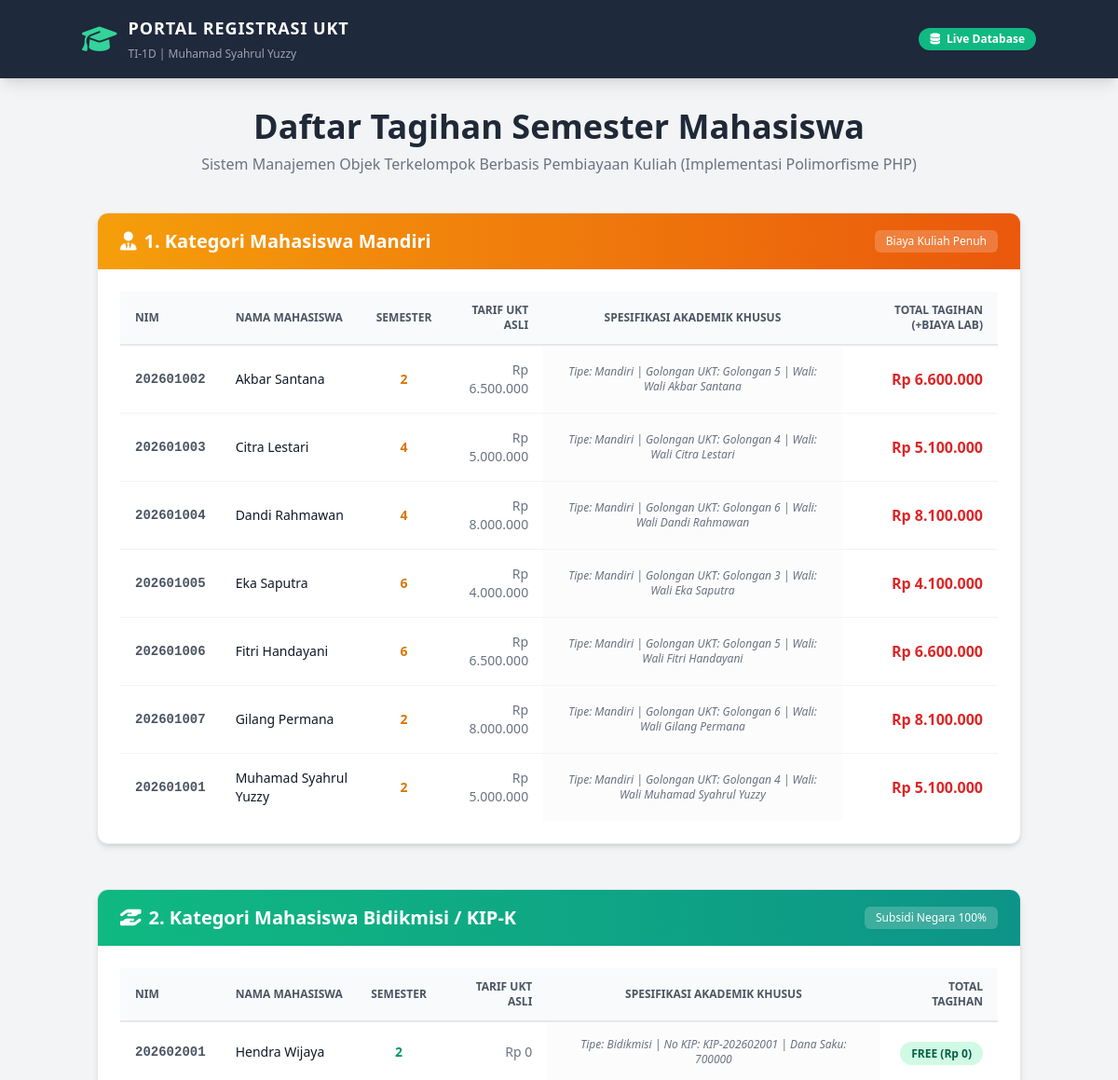
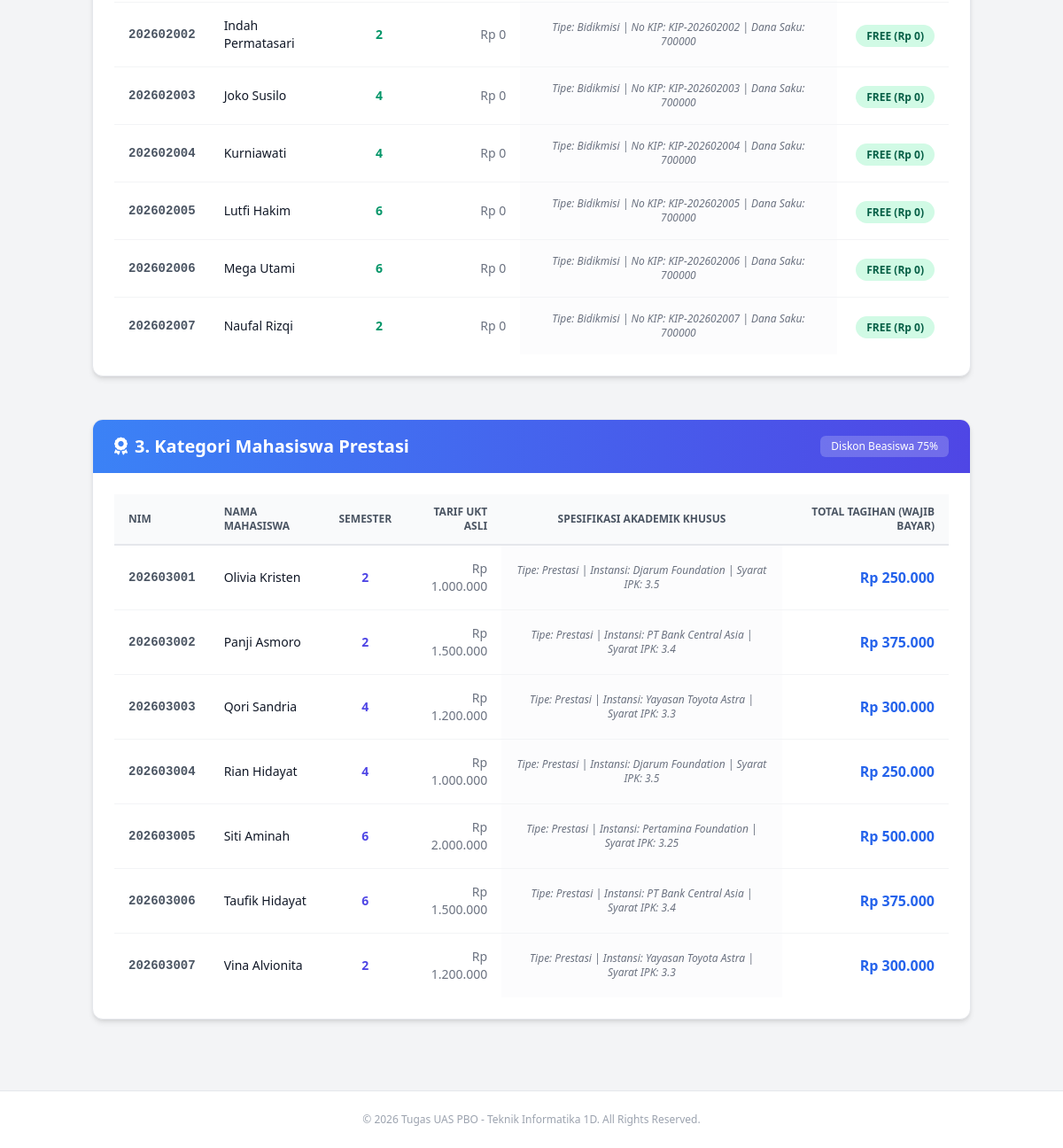
The page / on the database its author committed (2 pictures, top to bottom).
### tables this page shows
CREATE TABLE `tabel_mahasiswa` (
  `id_mahasiswa` int NOT NULL,
  `nama_mahasiswa` varchar(100) NOT NULL,
  `nim` varchar(15) NOT NULL,
  `semester` int NOT NULL,
  `tarif_ukt_nominal` decimal(10,2) NOT NULL,
  `jenis_pembiayaan` enum('Mandiri','Bidikmisi','Prestasi') NOT NULL,
  `golongan_ukt` varchar(10) DEFAULT NULL,
  `nama_instansi_beasiswa` varchar(100) DEFAULT NULL,
  `minimal_ipk_syarat` decimal(3,2) DEFAULT NULL
);

### Mahasiswa.php (called while the page is built, shortened)
<?php
abstract class Mahasiswa {
    protected String $nama_mahasiswa;
    protected String $nim;
    protected int $semester;
    protected float $tarif_ukt_nominal;
    public function __construct(
        int $id_mahasiswa,
        String $nama_mahasiswa,
        String $nim,
        int $semester,
        float $tarif_ukt_nominal
    ) {
        $this->nama_mahasiswa = $nama_mahasiswa;
        $this->nim = $nim;
        $this->semester = $semester;
        $this->tarif_ukt_nominal = $tarif_ukt_nominal;
    }
    public function getNamaMahasiswa(): String { return $this->nama_mahasiswa; }
    public function getNim(): String { return $this->nim; }
    public function getSemester(): int { return $this->semester; }
    public function getTarifUktNominal(): float { return $this->tarif_ukt_nominal; }
}

### index.php (the view, shortened to what this page needs)
<?php
require_once 'koneksi.php';
require_once 'MahasiswaMandiri.php';
require_once 'MahasiswaBidikmisi.php';
require_once 'MahasiswaPrestasi.php';
$sql = "SELECT * FROM tabel_mahasiswa ORDER BY jenis_pembiayaan, nama_mahasiswa ASC";
$stmt = $pdo->query($sql);
$allData = $stmt->fetchAll();
$daftarMandiri = [];
$daftarBidikmisi = [];
$daftarPrestasi = [];
foreach ($allData as $row) {
    $jenis = strtolower($row['jenis_pembiayaan']);
    if ($jenis === 'mandiri') {
        $daftarMandiri[] = new \UasPbo\MahasiswaMandiri(
            $row['id_mahasiswa'],
            $row['nama_mahasiswa'],
            $row['nim'],
            $row['semester'],
            (float)$row['tarif_ukt_nominal'],
            $row['golongan_ukt'] ?? 'Tidak Ada',
            'Wali ' . $row['nama_mahasiswa']
        );
    } elseif ($jenis === 'bidikmisi') {
        $daftarBidikmisi[] = new \UasPbo\MahasiswaBidikmisi(
            $row['id_mahasiswa'],
            $row['nama_mahasiswa'],
            $row['nim'],
            $row['semester'],
            (float)$row['tarif_ukt_nominal'],
            'KIP-' . $row['nim'],
            700000.00
        );
    } elseif ($jenis === 'prestasi') {
        $daftarPrestasi[] = new \UasPbo\MahasiswaPrestasi(
            $row['id_mahasiswa'],
            $row['nama_mahasiswa'],
            $row['nim'],
            $row['semester'],
            (float)$row['tarif_ukt_nominal'],
            $row['nama_instansi_beasiswa'] ?? 'Tanpa Instansi',
            (float)($row['minimal_ipk_syarat'] ?? 0.0)
        );
    }
}
?>
<!DOCTYPE html>
<html lang="id">
<head>
    <script src="https://cdn.tailwindcss.com"></script>
    <link rel="stylesheet" href="https://cdnjs.cloudflare.com/ajax/libs/font-awesome/6.4.0/css/all.min.css">
</head>
<body class="bg-gray-100 font-sans leading-normal tracking-normal">
    <nav class="bg-slate-800 p-4 shadow-lg sticky top-0 z-50">
        <div class="container mx-auto flex justify-between items-center">
            <div class="flex items-center space-x-3 text-white">
                <i class="fa-solid fa-graduation-cap text-3xl text-emerald-400"></i>
                <div>
                    <span class="font-bold text-lg block tracking-wider">PORTAL REGISTRASI UKT</span>
                    <span class="text-xs text-gray-400">TI-1D | Muhamad Syahrul Yuzzy</span>
                </div>
            </div>
            <span class="bg-emerald-500 text-white text-xs px-3 py-1 rounded-full font-semibold shadow-sm animate-pulse">
                <i class="fa-solid fa-database mr-1"></i> Live Database
            </span>
        </div>
    </nav>
    <div class="container mx-auto px-4 py-8">
        <div class="text-center mb-10">
            <h1 class="text-3xl font-extrabold text-gray-800 md:text-4xl">Daftar Tagihan Semester Mahasiswa</h1>
            <p class="text-gray-500 mt-2 text-sm md:text-base">Sistem Manajemen Objek Terkelompok Berbasis Pembiayaan Kuliah (Implementasi Polimorfisme PHP)</p>
        </div>
        <div class="bg-white rounded-xl shadow-md border border-gray-200 overflow-hidden mb-12">
            <div class="bg-gradient-to-r from-amber-500 to-orange-600 px-6 py-4 flex items-center justify-between text-white">
                <h2 class="font-bold text-lg md:text-xl flex items-center">
                    <i class="fa-solid fa-user-tie mr-2"></i> 1. Kategori Mahasiswa Mandiri
                </h2>
                <span class="bg-white/20 px-3 py-1 rounded-md text-xs font-medium">Biaya Kuliah Penuh</span>
            </div>
            <div class="p-6 overflow-x-auto">
                <table class="w-full text-left border-collapse">
                    <thead>
                        <tr class="border-b-2 border-gray-200 bg-gray-50 text-gray-600 text-xs uppercase font-semibold">
                            <th class="py-3 px-4">NIM</th>
                            <th class="py-3 px-4">Nama Mahasiswa</th>
                            <th class="py-3 px-2 text-center">Semester</th>
                            <th class="py-3 px-4 text-right">Tarif UKT Asli</th>
                            <th class="py-3 px-4 text-center">Spesifikasi Akademik Khusus</th>
                            <th class="py-3 px-4 text-right">Total Tagihan (+Biaya Lab)</th>
                        </tr>
                    </thead>
                    <tbody class="text-gray-700 text-sm divide-y divide-gray-100">
                        <?php foreach ($daftarMandiri as $mhs): ?>
                        <tr class="hover:bg-amber-50/40 transition duration-150">
                            <td class="py-4 px-4 font-mono font-semibold text-gray-600"><?= htmlspecialchars($mhs->getNim()) ?></td>
                            <td class="py-4 px-4 font-medium text-gray-900"><?= htmlspecialchars($mhs->getNamaMahasiswa()) ?></td>
                            <td class="py-4 px-2 text-center font-bold text-amber-600"><?= htmlspecialchars($mhs->getSemester()) ?></td>
                            <td class="py-4 px-4 text-right font-medium text-gray-500">Rp <?= number_format($mhs->getTarifUktNominal(), 0, ',', '.') ?></td>
                            <td class="py-4 px-4 text-center text-xs text-gray-500 italic bg-gray-50/50">
                                <?php $mhs->tampilkanSpesifikasiAkademik(); ?>
                            </td>
                            <td class="py-4 px-4 text-right font-bold text-red-600 text-base">
                                Rp <?= number_format($mhs->hitungTagihanSemester(), 0, ',', '.') ?>
                            </td>
                        </tr>
                        <?php endforeach; ?>
                    </tbody>
                </table>
            </div>
        </div>
        <div class="bg-white rounded-xl shadow-md border border-gray-200 overflow-hidden mb-12">
            <div class="bg-gradient-to-r from-emerald-500 to-teal-600 px-6 py-4 flex items-center justify-between text-white">
                <h2 class="font-bold text-lg md:text-xl flex items-center">
                    <i class="fa-solid fa-hand-holding-hand mr-2"></i> 2. Kategori Mahasiswa Bidikmisi / KIP-K
                </h2>
                <span class="bg-white/20 px-3 py-1 rounded-md text-xs font-medium">Subsidi Negara 100%</span>
            </div>
            <div class="p-6 overflow-x-auto">
                <table class="w-full text-left border-collapse">
                    <thead>
                        <tr class="border-b-2 border-gray-200 bg-gray-50 text-gray-600 text-xs uppercase font-semibold">
                            <th class="py-3 px-4">NIM</th>
                            <th class="py-3 px-4">Nama Mahasiswa</th>
                            <th class="py-3 px-2 text-center">Semester</th>
                            <th class="py-3 px-4 text-right">Tarif UKT Asli</th>
                            <th class="py-3 px-4 text-center">Spesifikasi Akademik Khusus</th>
                            <th class="py-3 px-4 text-right">Total Tagihan</th>
                        </tr>
                    </thead>
                    <tbody class="text-gray-700 text-sm divide-y divide-gray-100">
                        <?php foreach ($daftarBidikmisi as $mhs): ?>
                        <tr class="hover:bg-emerald-50/40 transition duration-150">
                            <td class="py-4 px-4 font-mono font-semibold text-gray-600"><?= htmlspecialchars($mhs->getNim()) ?></td>
                            <td class="py-4 px-4 font-medium text-gray-900"><?= htmlspecialchars($mhs->getNamaMahasiswa()) ?></td>
                            <td class="py-4 px-2 text-center font-bold text-emerald-600"><?= htmlspecialchars($mhs->getSemester()) ?></td>
                            <td class="py-4 px-4 text-right font-medium text-gray-500">Rp <?= number_format($mhs->getTarifUktNominal(), 0, ',', '.') ?></td>
                            <td class="py-4 px-4 text-center text-xs text-gray-500 italic bg-gray-50/50">
                                <?php $mhs->tampilkanSpesifikasiAkademik(); ?>
                            </td>
                            <td class="py-4 px-4 text-right font-bold text-emerald-600 text-base">
                                <span class="bg-emerald-100 text-emerald-800 px-3 py-1 rounded-full text-xs">FREE (Rp 0)</span>
                            </td>
                        </tr>
                        <?php endforeach; ?>
                    </tbody>
                </table>
            </div>
        </div>
        <div class="bg-white rounded-xl shadow-md border border-gray-200 overflow-hidden">
            <div class="bg-gradient-to-r from-blue-500 to-indigo-600 px-6 py-4 flex items-center justify-between text-white">
                <h2 class="font-bold text-lg md:text-xl flex items-center">
                    <i class="fa-solid fa-award mr-2"></i> 3. Kategori Mahasiswa Prestasi
                </h2>
                <span class="bg-white/20 px-3 py-1 rounded-md text-xs font-medium">Diskon Beasiswa 75%</span>
            </div>
            <div class="p-6 overflow-x-auto">
                <table class="w-full text-left border-collapse">
                    <thead>
                        <tr class="border-b-2 border-gray-200 bg-gray-50 text-gray-600 text-xs uppercase font-semibold">
                            <th class="py-3 px-4">NIM</th>
                            <th class="py-3 px-4">Nama Mahasiswa</th>
                            <th class="py-3 px-2 text-center">Semester</th>
                            <th class="py-3 px-4 text-right">Tarif UKT Asli</th>
                            <th class="py-3 px-4 text-center">Spesifikasi Akademik Khusus</th>
                            <th class="py-3 px-4 text-right">Total Tagihan (Wajib Bayar)</th>
                        </tr>
                    </thead>
                    <tbody class="text-gray-700 text-sm divide-y divide-gray-100">
                        <?php foreach ($daftarPrestasi as $mhs): ?>
                        <tr class="hover:bg-blue-50/40 transition duration-150">
                            <td class="py-4 px-4 font-mono font-semibold text-gray-600"><?= htmlspecialchars($mhs->getNim()) ?></td>
                            <td class="py-4 px-4 font-medium text-gray-900"><?= htmlspecialchars($mhs->getNamaMahasiswa()) ?></td>
                            <td class="py-4 px-2 text-center font-bold text-indigo-600"><?= htmlspecialchars($mhs->getSemester()) ?></td>
                            <td class="py-4 px-4 text-right font-medium text-gray-500">Rp <?= number_format($mhs->getTarifUktNominal(), 0, ',', '.') ?></td>
                            <td class="py-4 px-4 text-center text-xs text-gray-500 italic bg-gray-50/50">
                                <?php $mhs->tampilkanSpesifikasiAkademik(); ?>
                            </td>
                            <td class="py-4 px-4 text-right font-bold text-blue-600 text-base">
                                Rp <?= number_format($mhs->hitungTagihanSemester(), 0, ',', '.') ?>
                            </td>
                        </tr>
                        <?php endforeach; ?>
                    </tbody>
                </table>
            </div>
        </div>
    </div>
    <footer class="text-center py-6 text-gray-400 text-xs mt-12 border-t border-gray-200 bg-white">
        &copy; 2026 Tugas UAS PBO - Teknik Informatika 1D. All Rights Reserved.
    </footer>
</body>
</html>

### MahasiswaMandiri.php (shortened to what this page needs)
<?php
require_once 'Mahasiswa.php';
class MahasiswaMandiri extends Mahasiswa {
    private string $golongan_ukt;
    private string $nama_wali;
    public function __construct(
        int $id_mahasiswa, string $nama_mahasiswa, string $nim, int $semester, float $tarif_ukt_nominal,
        string $golongan_ukt, string $nama_wali
    ) {
        $this->golongan_ukt = $golongan_ukt;
        $this->nama_wali = $nama_wali;
    }
    public function hitungTagihanSemester(): float {
        return $this->tarif_ukt_nominal + 100000.00;
    }
    public function tampilkanSpesifikasiAkademik(): void {
        echo "Tipe: Mandiri | Golongan UKT: {$this->golongan_ukt} | Wali: {$this->nama_wali}\n";
    }
}

### MahasiswaBidikmisi.php (shortened to what this page needs)
<?php
require_once 'Mahasiswa.php';
class MahasiswaBidikmisi extends Mahasiswa {
    private string $nomor_kip_kuliah;
    private float $dana_saku_subsidi;
    public function __construct(
        int $id_mahasiswa, string $nama_mahasiswa, string $nim, int $semester, float $tarif_ukt_nominal,
        string $nomor_kip_kuliah, float $dana_saku_subsidi
    ) {
        $this->nomor_kip_kuliah = $nomor_kip_kuliah;
        $this->dana_saku_subsidi = $dana_saku_subsidi;
    }
    public function tampilkanSpesifikasiAkademik(): void {
        echo "Tipe: Bidikmisi | No KIP: {$this->nomor_kip_kuliah} | Dana Saku: {$this->dana_saku_subsidi}\n";
    }
}

### MahasiswaPrestasi.php (shortened to what this page needs)
<?php
require_once 'Mahasiswa.php';
class MahasiswaPrestasi extends Mahasiswa {
    private string $nama_instansi_beasiswa;
    private float $minimal_ipk_syarat;
    public function __construct(
        int $id_mahasiswa, string $nama_mahasiswa, string $nim, int $semester, float $tarif_ukt_nominal,
        string $nama_instansi_beasiswa, float $minimal_ipk_syarat
    ) {
        $this->nama_instansi_beasiswa = $nama_instansi_beasiswa;
        $this->minimal_ipk_syarat = $minimal_ipk_syarat;
    }
    public function hitungTagihanSemester(): float {
        return $this->tarif_ukt_nominal * 0.25;
    }
    public function tampilkanSpesifikasiAkademik(): void {
        echo "Tipe: Prestasi | Instansi: {$this->nama_instansi_beasiswa} | Syarat IPK: {$this->minimal_ipk_syarat}\n";
    }
}

### rows shown on the page
tabel_mahasiswa: nim "202601002", nama_mahasiswa "Akbar Santana", semester "2", tarif_ukt_nominal "6.500.000", golongan_ukt "Golongan 5", nama_wali "Wali Akbar Santana", tarif_ukt_nominal "6.600.000"
tabel_mahasiswa: nim "202601003", nama_mahasiswa "Citra Lestari", semester "4", tarif_ukt_nominal "5.000.000", golongan_ukt "Golongan 4", nama_wali "Wali Citra Lestari", tarif_ukt_nominal "5.100.000"
tabel_mahasiswa: nim "202601004", nama_mahasiswa "Dandi Rahmawan", semester "4", tarif_ukt_nominal "8.000.000", golongan_ukt "Golongan 6", nama_wali "Wali Dandi Rahmawan", tarif_ukt_nominal "8.100.000"
tabel_mahasiswa: nim "202601005", nama_mahasiswa "Eka Saputra", semester "6", tarif_ukt_nominal "4.000.000", golongan_ukt "Golongan 3", nama_wali "Wali Eka Saputra", tarif_ukt_nominal "4.100.000"
tabel_mahasiswa: nim "202601006", nama_mahasiswa "Fitri Handayani", semester "6", tarif_ukt_nominal "6.500.000", golongan_ukt "Golongan 5", nama_wali "Wali Fitri Handayani", tarif_ukt_nominal "6.600.000"
tabel_mahasiswa: nim "202601007", nama_mahasiswa "Gilang Permana", semester "2", tarif_ukt_nominal "8.000.000", golongan_ukt "Golongan 6", nama_wali "Wali Gilang Permana", tarif_ukt_nominal "8.100.000"
tabel_mahasiswa: nim "202601001", nama_mahasiswa "Muhamad Syahrul Yuzzy", semester "2", tarif_ukt_nominal "5.000.000", golongan_ukt "Golongan 4", nama_wali "Wali Muhamad Syahrul Yuzzy", tarif_ukt_nominal "5.100.000"
tabel_mahasiswa: nim "202602001", nama_mahasiswa "Hendra Wijaya", semester "2", tarif_ukt_nominal "0", nomor_kip_kuliah "KIP-202602001"
tabel_mahasiswa: nim "202602002", nama_mahasiswa "Indah Permatasari", semester "2", tarif_ukt_nominal "0", nomor_kip_kuliah "KIP-202602002"
tabel_mahasiswa: nim "202602003", nama_mahasiswa "Joko Susilo", semester "4", tarif_ukt_nominal "0", nomor_kip_kuliah "KIP-202602003"
tabel_mahasiswa: nim "202602004", nama_mahasiswa "Kurniawati", semester "4", tarif_ukt_nominal "0", nomor_kip_kuliah "KIP-202602004"
tabel_mahasiswa: nim "202602005", nama_mahasiswa "Lutfi Hakim", semester "6", tarif_ukt_nominal "0", nomor_kip_kuliah "KIP-202602005"
tabel_mahasiswa: nim "202602006", nama_mahasiswa "Mega Utami", semester "6", tarif_ukt_nominal "0", nomor_kip_kuliah "KIP-202602006"
tabel_mahasiswa: nim "202602007", nama_mahasiswa "Naufal Rizqi", semester "2", tarif_ukt_nominal "0", nomor_kip_kuliah "KIP-202602007"
tabel_mahasiswa: nim "202603001", nama_mahasiswa "Olivia Kristen", semester "2", tarif_ukt_nominal "1.000.000", nama_instansi_beasiswa "Djarum Foundation", minimal_ipk_syarat "3.5", tarif_ukt_nominal "250.000"
tabel_mahasiswa: nim "202603002", nama_mahasiswa "Panji Asmoro", semester "2", tarif_ukt_nominal "1.500.000", nama_instansi_beasiswa "PT Bank Central Asia", minimal_ipk_syarat "3.4", tarif_ukt_nominal "375.000"
tabel_mahasiswa: nim "202603003", nama_mahasiswa "Qori Sandria", semester "4", tarif_ukt_nominal "1.200.000", nama_instansi_beasiswa "Yayasan Toyota Astra", minimal_ipk_syarat "3.3", tarif_ukt_nominal "300.000"
tabel_mahasiswa: nim "202603004", nama_mahasiswa "Rian Hidayat", semester "4", tarif_ukt_nominal "1.000.000", nama_instansi_beasiswa "Djarum Foundation", minimal_ipk_syarat "3.5", tarif_ukt_nominal "250.000"
tabel_mahasiswa: nim "202603005", nama_mahasiswa "Siti Aminah", semester "6", tarif_ukt_nominal "2.000.000", nama_instansi_beasiswa "Pertamina Foundation", minimal_ipk_syarat "3.25", tarif_ukt_nominal "500.000"
tabel_mahasiswa: nim "202603006", nama_mahasiswa "Taufik Hidayat", semester "6", tarif_ukt_nominal "1.500.000", nama_instansi_beasiswa "PT Bank Central Asia", minimal_ipk_syarat "3.4", tarif_ukt_nominal "375.000"
tabel_mahasiswa: nim "202603007", nama_mahasiswa "Vina Alvionita", semester "2", tarif_ukt_nominal "1.200.000", nama_instansi_beasiswa "Yayasan Toyota Astra", minimal_ipk_syarat "3.3", tarif_ukt_nominal "300.000"
